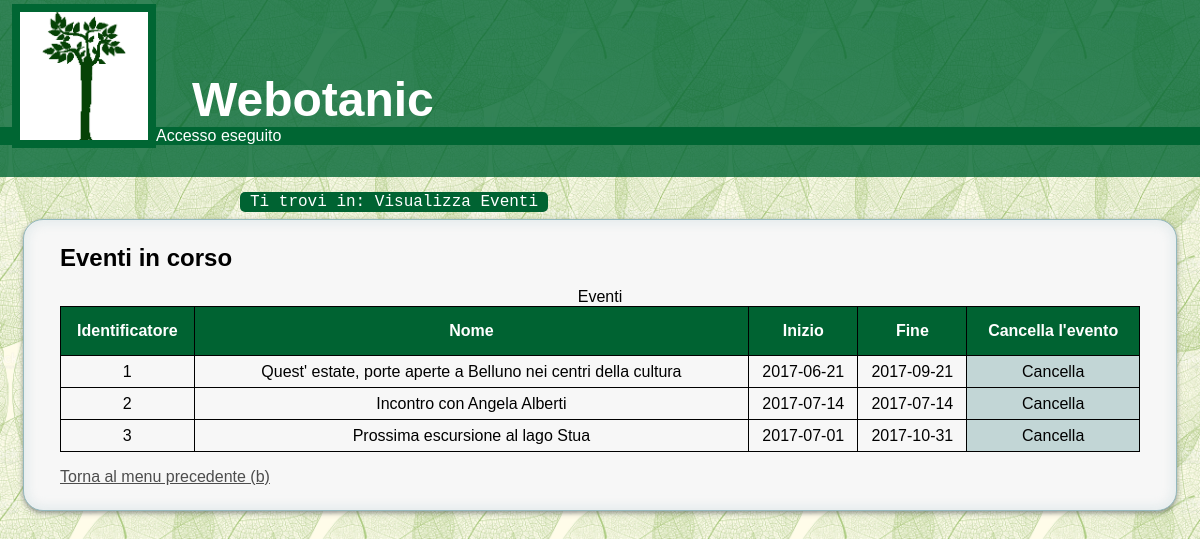
Screenshot of /visualEventi.php (signed in) with the database file from the repository.
### tables this page shows
CREATE TABLE Eventi (
    Id INT AUTO_INCREMENT PRIMARY KEY,
    DataInizio DATE NOT NULL,
    DataFine DATE NOT NULL,
    Nome VARCHAR(100) NOT NULL,
    Descrizione VARCHAR(1000) NOT NULL,
    Immagine VARCHAR(50),
    Alt VARCHAR(200)
);

### visualEventi.php (the view, shortened to what this page needs)
<?php
if( !isset($_SESSION['logged']) or $_SESSION['logged']==0)
        header("Location: errore.html");
else
{
    $sql = "SELECT Id, Nome, DataInizio, DataFine FROM Eventi";
    require "php/connessione.php";
    $output = $connessione->query($sql);
    $page = file_get_contents("templates/admin/visualEventi.txt");
    if(!$output) {
        $stampa = servError() ;
        $page = str_replace('contenuto', $stampa, $page);
    }
    else {
        $stampa = "";
        if($output->num_rows == 0) {
            $stampa .= "<div class=\"content\"> <p> Nessun evento trovato </p> <p id=\"indietro\"><a href= \"adminPanel.html\">Torna al menu precedente</a></p> </div> ";
            $page = str_replace('contenuto', $stampa, $page);
        }
        else {
             $table = file_get_contents('templates/admin/tabVisualEventi.txt');
             foreach($output as $campo => $cont) {
                $stampa .= "<tr> \n \t";
                foreach($cont as $i => $val) {
                    $stampa .= "<td>".$val."</td> \n \t";
                }
                 $stampa .= "<td class=\"delete\"> \n \t \t
                                <a href=\"php/cancella.php?id=".$cont['Id']."&amp;tab=Eventi\" class=\"cancella\">Cancella</a> \n \t
                                </td> \n \t </tr>";
            }
            $table =str_replace('corpoTabella', $stampa, $table);
            $page = str_replace('contenuto', $table, $page);
        }
    }
    echo $page;
}
?>

### css/main.css (style rules this page uses)
* { padding: 0; margin: 0; }
html, body { font-family: Verdana, Arial, Helvetica, sans-serif; background-image: url("../images/sfondo0.jpg"); background-size: 20%; background-repeat: repeat; height: 100%; }
#header { background-color: rgb(0, 102, 51); background-color: rgba(0, 102, 51, 0.8); padding-bottom: 2em; }
h1 { padding-top: 1.5em; margin-left: 8em; font-size: 3em; color: #fff; }
#logo { float:left; height: 8em; width: 8em; margin: 0.25em 0 0 12em; border: 0.5em solid #063; }
#accesso p { background: rgb(0, 102, 51); color: #fff; }
#breadcrumb { margin-left: 20%; margin-top: 1em; margin-bottom: 0.5em; font-family: Consolas, monaco, monospace; }
#breadcrumb p { display: inline; background: #006332; color: #fff; font: bold; padding: 1px 10px; -webkit-border-radius: 5px 5px 5px 5px; border-radius: 5px 5px 5px 5px; }
#content, #content_form, #content_admin, #content_adminpanel { overflow-y: hidden; padding: 2% 3%; background: rgb(247, 247, 247); border: 1px solid rgba(147, 184, 189,1); box-shadow: 0pt 2px 5px rgba(105, 108, 109, 0.7), 0px 0px 8px 5px rgba(208, 223, 226, 0.4) inset; border-radius: 20px; }
#content_admin, #content_adminpanel { width: 90%; margin: auto; }
#content_admin div { margin: 1em 0; }
#content_admin table, #content_admin th, #content_admin td { border: 1px solid #000; }
#content_admin table { width: 100%; margin:auto; border-collapse: collapse; }
#content_admin th { height: 3em; background-color: #006332; color: white; }
#content_admin tr { text-align: center; height: 2em; }
.delete { background-color: #c2d6d6 }
#content_admin td a { cursor: pointer; display: block; color: #000; text-decoration: none; }
#indietro { margin-top: 1em; }
#tornasu a, #indietro a, #tornahome a { color: #4d4d4d; }

### css/main_mid.css (style rules this page uses)
#logo { margin-left: 1%; }
h1 { margin-left: 4em; }

### css/main_small.css (style rules this page uses)
#logo { width: 3.5em; height: 3.5em; margin: 0; }
h1 { margin-left: 1em; padding-top: 0.5em; }
#breadcrumb { font-size: small; margin-left: 1%; }

### rows the page displays
eventi: Id "1", Nome "Quest' estate, porte aperte a Belluno nei centri della cultura", DataInizio "2017-06-21", DataFine "2017-09-21"
eventi: Id "2", Nome "Incontro con Angela Alberti", DataInizio "2017-07-14", DataFine "2017-07-14"
eventi: Id "3", Nome "Prossima escursione al lago Stua", DataInizio "2017-07-01", DataFine "2017-10-31"

### other values shown
$page "Webotanic Accesso eseguito Ti trovi in: Visualizza Eventi Eventi in corso Eventi Identificatore Nome Inizio Fine Cancella l'evento"
